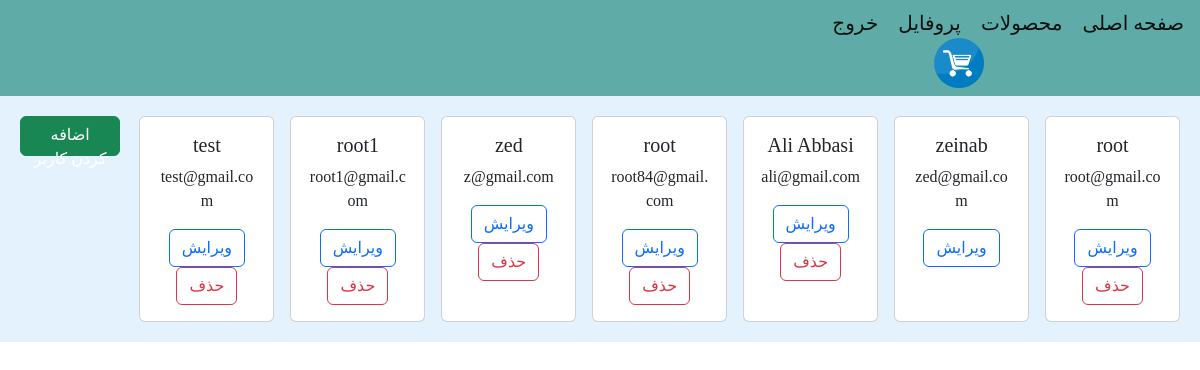
The page /admin_user/admin_account/ (signed in) on the database its author committed.
### account/models.py (models this page shows, shortened)
class User(AbstractBaseUser):
    email = models.EmailField(max_length=255, unique=True)
    phone_number = models.CharField(max_length=11, unique=True)
    full_name = models.CharField(max_length=100)
    is_active = models.BooleanField(default=True)
    is_admin = models.BooleanField(default=False)
    object = UserManager()
    USERNAME_FIELD = 'phone_number'
    REQUIRED_FIELDS = ['email', 'full_name']

### admin_user/views.py (the view)
# urls.py: path('admin_account/', views.EditAccountView.as_view(), name='admin_account'),
class EditAccountView(LoginRequiredMixin, View):
    def get(self, request):
        users = User.object.all()
        return render(request, 'admin_user/EditAccount.html', {'users': users})

### admin_user/templates/admin_user/EditAccount.html (shortened to what this page needs)
{% extends 'base.html' %}
{% block contant %}
    {% for user in  users %}
        <div class="card" style="width: 14rem;text-align: center">
            <div class="card-body">
                <h5 class="card-title">{{ user.full_name }}</h5>
                <p class="card-text">{{ user.email }}</p>
                <a href="{% url 'admin_user:admin_update_account' user.id %}" class="btn btn-outline-primary">ویرایش</a>
                {% if not request.user == user %}
                    <a href="{% url 'admin_user:admin_delete_account' user.id %}" class="btn btn-outline-danger">حذف</a>
                {% endif %}
            </div>
        </div>
    {% endfor %}
    <a href="{% url 'admin_user:admin_add_account' %}" class="btn btn-success" style="width: 150px; height: 40px;">اضافه
        کردن کاربر</a>
{% endblock %}

### rows shown on the page
User: full_name "root", email "root@gmail.com", shows "حذف"
User: full_name "zeinab", email "zed@gmail.com"
User: full_name "Ali Abbasi", email "ali@gmail.com", shows "حذف"
User: full_name "root", email "root84@gmail.com", shows "حذف"
User: full_name "zed", email "z@gmail.com", shows "حذف"
User: full_name "root1", email "root1@gmail.com", shows "حذف"
User: full_name "test", email "test@gmail.com", shows "حذف"
